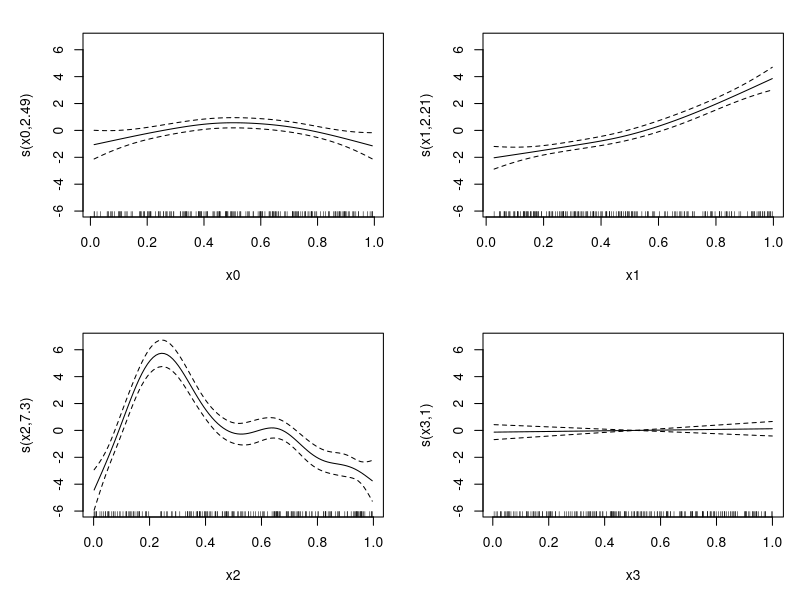
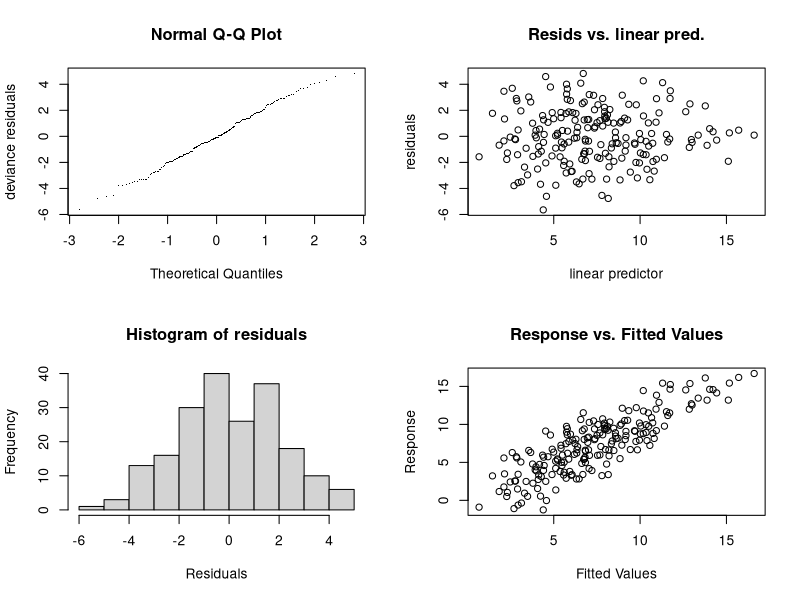
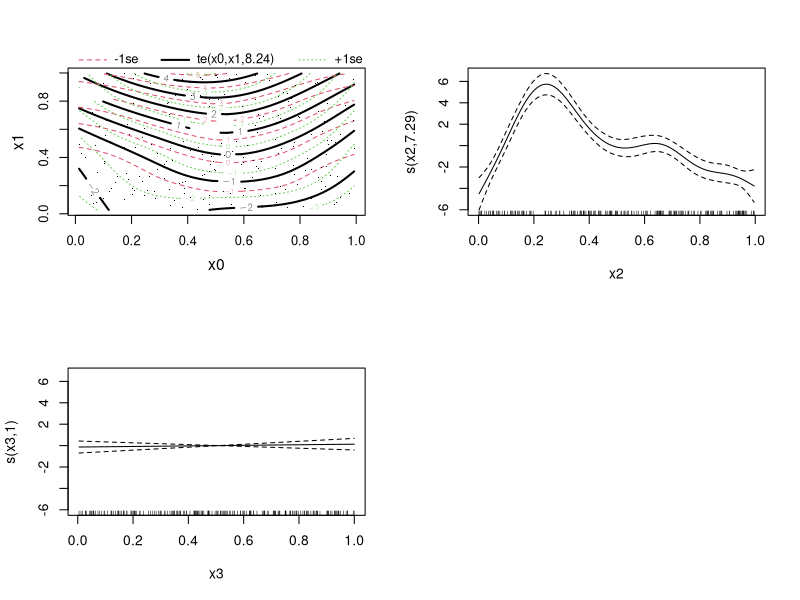
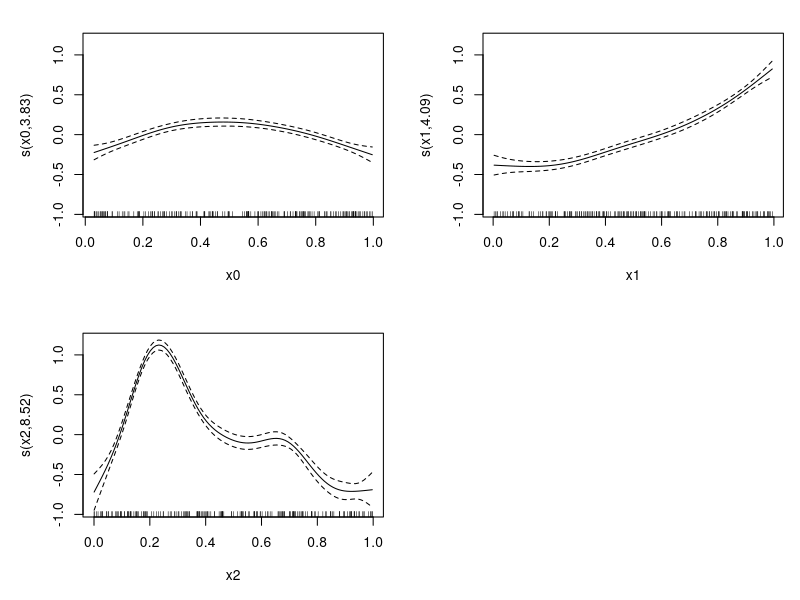
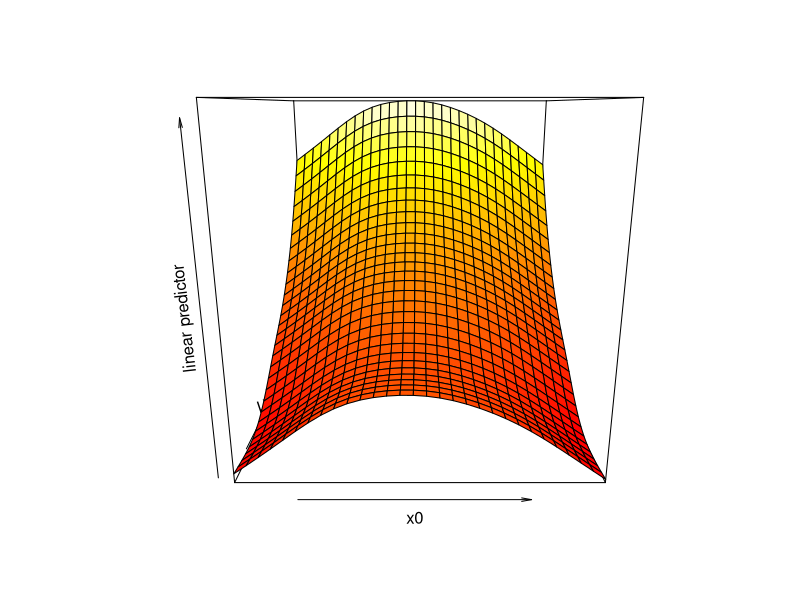

The R source for these figures, in order: (Note: this script raises an error after producing the figures.)
library(mgcv)
## simple examples using gamm as alternative to gam
set.seed(0) 
dat <- gamSim(1,n=200,scale=2)
b <- gamm(y~s(x0)+s(x1)+s(x2)+s(x3),data=dat)
plot(b$gam,pages=1)
summary(b$lme) # details of underlying lme fit
summary(b$gam) # gam style summary of fitted model
anova(b$gam) 
gam.check(b$gam) # simple checking plots

b <- gamm(y~te(x0,x1)+s(x2)+s(x3),data=dat) 
op <- par(mfrow=c(2,2))
plot(b$gam)
par(op)
rm(dat)

list(fac=~1)
## Add a factor to the linear predictor, to be modelled as random
dat <- gamSim(6,n=200,scale=.2,dist="poisson")
b2 <- gamm(y~s(x0)+s(x1)+s(x2),family=poisson,
           data=dat,random=list(fac=~1))
plot(b2$gam,pages=1)
fac <- dat$fac
rm(dat)
vis.gam(b2$gam)




for(x in unique(df4$fire)){
  fa <- as.numeric(str_extract(x,'[:digit:]{2}'))
  year <- as.numeric(str_extract(x,'[:digit:]{4}'))
  expression <- paste0("var years = [",year+1,",",year+2,",",year+3,"]","\n",
                       'years.map(exportSAP_',fa,");")
  write(x = expression, file = "file6.txt", append = T)
}






